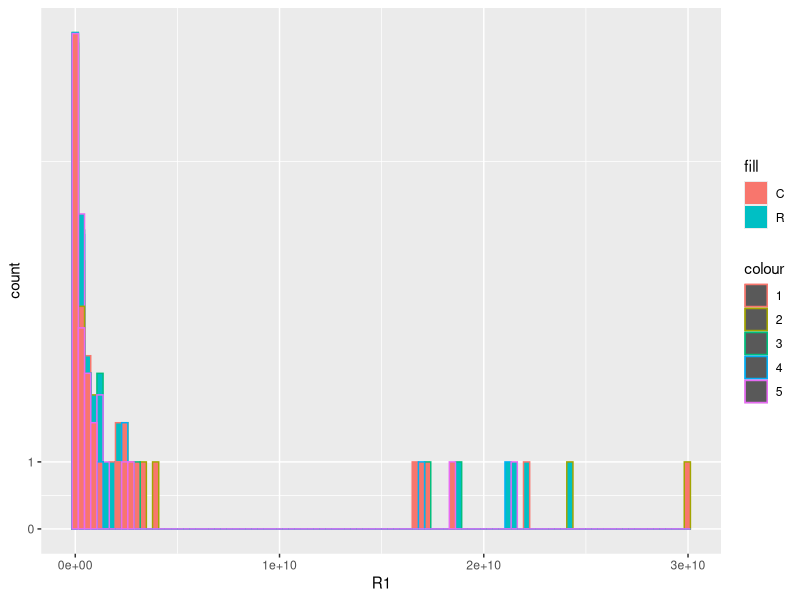

The R source for this figure: (Note: this script raises an error after producing the figure.)
# 
#  ggbiplot.r
#  
#  Copyright 2011 Vincent Q. Vu.
# 
#  This program is free software; you can redistribute it and/or
#  modify it under the terms of the GNU General Public License
#  as published by the Free Software Foundation; either version 2
#  of the License, or (at your option) any later version.
#  
#  This program is distributed in the hope that it will be useful,
#  but WITHOUT ANY WARRANTY; without even the implied warranty of
#  MERCHANTABILITY or FITNESS FOR A PARTICULAR PURPOSE.  See the
#  GNU General Public License for more details.
#  
#  You should have received a copy of the GNU General Public License
#  along with this program; if not, write to the Free Software
#  Foundation, Inc., 51 Franklin Street, Fifth Floor, Boston, MA  02110-1301, USA.
# 

#' Biplot for Principal Components using ggplot2
#'
#' @param pcobj           an object returned by prcomp() or princomp()
#' @param choices         which PCs to plot
#' @param scale           covariance biplot (scale = 1), form biplot (scale = 0). When scale = 1, the inner product between the variables approximates the covariance and the distance between the points approximates the Mahalanobis distance.
#' @param obs.scale       scale factor to apply to observations
#' @param var.scale       scale factor to apply to variables
#' @param pc.biplot       for compatibility with biplot.princomp()
#' @param groups          optional factor variable indicating the groups that the observations belong to. If provided the points will be colored according to groups
#' @param ellipse         draw a normal data ellipse for each group?
#' @param ellipse.prob    size of the ellipse in Normal probability
#' @param labels          optional vector of labels for the observations
#' @param labels.size     size of the text used for the labels
#' @param alpha           alpha transparency value for the points (0 = transparent, 1 = opaque)
#' @param circle          draw a correlation circle? (only applies when prcomp was called with scale = TRUE and when var.scale = 1)
#' @param var.axes        draw arrows for the variables?
#' @param varname.size    size of the text for variable names
#' @param varname.adjust  adjustment factor the placement of the variable names, >= 1 means farther from the arrow
#' @param varname.abbrev  whether or not to abbreviate the variable names
#'
#' @return                a ggplot2 plot
#' @export
#' @examples
#'   data(wine)
#'   wine.pca <- prcomp(wine, scale. = TRUE)
#'   print(ggbiplot(wine.pca, obs.scale = 1, var.scale = 1, groups = wine.class, ellipse = TRUE, circle = TRUE))
#'
ggbiplot <- function(pcobj, choices = 1:2, scale = 1, pc.biplot = TRUE, 
                     obs.scale = 1 - scale, var.scale = scale, 
                     groups = NULL, ellipse = FALSE, ellipse.prob = 0.68, 
                     labels = NULL, labels.size = 3, alpha = 1, 
                     var.axes = TRUE, 
                     circle = FALSE, circle.prob = 0.69, 
                     varname.size = 3, varname.adjust = 1.5, 
                     varname.abbrev = FALSE, ...)
{
  library(ggplot2)
  library(plyr)
  library(scales)
  library(grid)
  
  stopifnot(length(choices) == 2)
  
  # Recover the SVD
  if(inherits(pcobj, 'prcomp')){
    nobs.factor <- sqrt(nrow(pcobj$x) - 1)
    d <- pcobj$sdev
    u <- sweep(pcobj$x, 2, 1 / (d * nobs.factor), FUN = '*')
    v <- pcobj$rotation
  } else if(inherits(pcobj, 'princomp')) {
    nobs.factor <- sqrt(pcobj$n.obs)
    d <- pcobj$sdev
    u <- sweep(pcobj$scores, 2, 1 / (d * nobs.factor), FUN = '*')
    v <- pcobj$loadings
  } else if(inherits(pcobj, 'PCA')) {
    nobs.factor <- sqrt(nrow(pcobj$call$X))
    d <- unlist(sqrt(pcobj$eig)[1])
    u <- sweep(pcobj$ind$coord, 2, 1 / (d * nobs.factor), FUN = '*')
    v <- sweep(pcobj$var$coord,2,sqrt(pcobj$eig[1:ncol(pcobj$var$coord),1]),FUN="/")
  } else if(inherits(pcobj, "lda")) {
    nobs.factor <- sqrt(pcobj$N)
    d <- pcobj$svd
    u <- predict(pcobj)$x/nobs.factor
    v <- pcobj$scaling
    d.total <- sum(d^2)
  } else {
    stop('Expected a object of class prcomp, princomp, PCA, or lda')
  }
  
  # Scores
  choices <- pmin(choices, ncol(u))
  df.u <- as.data.frame(sweep(u[,choices], 2, d[choices]^obs.scale, FUN='*'))
  
  # Directions
  v <- sweep(v, 2, d^var.scale, FUN='*')
  df.v <- as.data.frame(v[, choices])
  
  names(df.u) <- c('xvar', 'yvar')
  names(df.v) <- names(df.u)
  
  if(pc.biplot) {
    df.u <- df.u * nobs.factor
  }
  
  # Scale the radius of the correlation circle so that it corresponds to 
  # a data ellipse for the standardized PC scores
  r <- sqrt(qchisq(circle.prob, df = 2)) * prod(colMeans(df.u^2))^(1/4)
  
  # Scale directions
  v.scale <- rowSums(v^2)
  df.v <- r * df.v / sqrt(max(v.scale))
  
  # Change the labels for the axes
  if(obs.scale == 0) {
    u.axis.labs <- paste('standardized PC', choices, sep='')
  } else {
    u.axis.labs <- paste('PC', choices, sep='')
  }
  
  # Append the proportion of explained variance to the axis labels
  u.axis.labs <- paste(u.axis.labs, 
                       sprintf('(%0.1f%% explained var.)', 
                               100 * pcobj$sdev[choices]^2/sum(pcobj$sdev^2)))
  
  # Score Labels
  if(!is.null(labels)) {
    df.u$labels <- labels
  }
  
  # Grouping variable
  if(!is.null(groups)) {
    df.u$groups <- groups
  }
  
  # Variable Names
  if(varname.abbrev) {
    df.v$varname <- abbreviate(rownames(v))
  } else {
    df.v$varname <- rownames(v)
  }
  
  # Variables for text label placement
  df.v$angle <- with(df.v, (180/pi) * atan(yvar / xvar))
  df.v$hjust = with(df.v, (1 - varname.adjust * sign(xvar)) / 2)
  
  # Base plot
  g <- ggplot(data = df.u, aes(x = xvar, y = yvar)) + 
    xlab(u.axis.labs[1]) + ylab(u.axis.labs[2]) + coord_equal()
  
  if(var.axes) {
    # Draw circle
    if(circle) 
    {
      theta <- c(seq(-pi, pi, length = 50), seq(pi, -pi, length = 50))
      circle <- data.frame(xvar = r * cos(theta), yvar = r * sin(theta))
      g <- g + geom_path(data = circle, color = muted('white'), 
                         size = 1/2, alpha = 1/3)
    }
    
    # Draw directions
    # g <- g +
    #   geom_segment(data = df.v,
    #                aes(x = 0, y = 0, xend = xvar, yend = yvar),
    #                arrow = arrow(length = unit(1/2, 'picas')), 
    #                color = muted('red'))
  }
  
  # Draw either labels or points
  if(!is.null(df.u$labels)) {
    if(!is.null(df.u$groups)) {
      g <- g + geom_text(aes(label = labels, color = groups), 
                         size = labels.size)
    } else {
      g <- g + geom_text(aes(label = labels), size = labels.size)      
    }
  } else {
    if(!is.null(df.u$groups)) {
      g <- g + geom_point(aes(color = groups), alpha = alpha)
    } else {
      g <- g + geom_point(alpha = alpha)      
    }
  }
  
  # Overlay a concentration ellipse if there are groups
  if(!is.null(df.u$groups) && ellipse) {
    theta <- c(seq(-pi, pi, length = 50), seq(pi, -pi, length = 50))
    circle <- cbind(cos(theta), sin(theta))
    
    ell <- ddply(df.u, 'groups', function(x) {
      if(nrow(x) <= 2) {
        return(NULL)
      }
      sigma <- var(cbind(x$xvar, x$yvar))
      mu <- c(mean(x$xvar), mean(x$yvar))
      ed <- sqrt(qchisq(ellipse.prob, df = 2))
      data.frame(sweep(circle %*% chol(sigma) * ed, 2, mu, FUN = '+'), 
                 groups = x$groups[1])
    })
    names(ell)[1:2] <- c('xvar', 'yvar')
    g <- g + geom_path(data = ell, aes(color = groups, group = groups))
  }
  
  # Label the variable axes
  # if(var.axes) {
  #   g <- g + 
  #     geom_text(data = df.v, 
  #               aes(label = varname, x = xvar, y = yvar, 
  #                   angle = angle, hjust = hjust), 
  #               color = 'darkred', size = varname.size)
  # }
  
  # if(var.axes) {
  #   g <- g +
  #     geom_point(data = df.v,
  #                color = 'darkred', size = 1)
  # }
  
  
  # Change the name of the legend for groups
  # if(!is.null(groups)) {
  #   g <- g + scale_color_brewer(name = deparse(substitute(groups)), 
  #                               palette = 'Dark2')
  # }
  
  # TODO: Add a second set of axes
  
  return(g)
}


##############################################################################

  
  # BV2 Proteomics
  
  ## Load data
  
library(plyr)
library(tidyverse)
protein_groups <- read_csv("Media_proteinGroups.csv")
protein_groups_lfq <- protein_groups %>%
  select(protein_ids = 'Majority protein IDs',
         R1 = 'LFQ intensity R1',
         R2 = 'LFQ intensity R2',
         R3 = 'LFQ intensity R3',
         R4 = 'LFQ intensity R4',
         R5 = 'LFQ intensity R5',
         C1 = 'LFQ intensity C1',
         C2 = 'LFQ intensity C2',
         C3 = 'LFQ intensity C3',
         C4 = 'LFQ intensity C4',
         C5 = 'LFQ intensity C5'
  )

protein_groups_iBAQ <- protein_groups %>%
  select(protein_ids = 'Majority protein IDs',
         R1 = 'iBAQ R1',
         R2 = 'iBAQ R2',
         R3 = 'iBAQ R3',
         R4 = 'iBAQ R4',
         R5 = 'iBAQ R5',
         C1 = 'iBAQ C1',
         C2 = 'iBAQ C2',
         C3 = 'iBAQ C3',
         C4 = 'iBAQ C4',
         C5 = 'iBAQ C5'
  )


## Check for negative binomial distribution

protein_groups_lfq %>%
  ggplot() +
  geom_histogram(aes(R1, fill = "R", color = "1"), bins = 100) +
  geom_histogram(aes(R2, fill = "R", color = "2"), bins = 100) +
  geom_histogram(aes(R3, fill = "R", color = "3"), bins = 100) +
  geom_histogram(aes(R4, fill = "R", color = "4"), bins = 100) +
  geom_histogram(aes(R5, fill = "R", color = "5"), bins = 100) +
  geom_histogram(aes(C1, fill = "C", color = "1"), bins = 100) +
  geom_histogram(aes(C2, fill = "C", color = "2"), bins = 100) +
  geom_histogram(aes(C3, fill = "C", color = "3"), bins = 100) +
  geom_histogram(aes(C4, fill = "C", color = "4"), bins = 100) +
  geom_histogram(aes(C5, fill = "C", color = "5"), bins = 100) +
  scale_y_continuous(trans = "log1p", breaks = c(0, 1, 1000, 2000, 4000, 6000))


#Create the initial **edgeR** object with all the values.

library(edgeR)
groups = c("R", "R", "R", "R", "R",
           "C", "C", "C", "C", "C") %>%
  factor(levels = c("R", "C")
  )
design = model.matrix(~0+groups)
contrasts = makeContrasts(
  H = groupsR - groupsC,
  levels = design
)
LFQ_edgeR <- DGEList(
  counts = protein_groups_lfq %>%
    mutate(protein_ids = make.unique(protein_ids)) %>%
    na.omit() %>%
    column_to_rownames("protein_ids"),
  group = c(1,1,1,1,1, 2,2,2,2,2)
)

#Filter out rows so that each row has at least 10 non-zero values.

LFQ_edgeR_10 <- LFQ_edgeR[ rowSums(cpm(LFQ_edgeR) == 0 ) <= (10 - 10) , ]
LFQ_edgeR_10 <- LFQ_edgeR_10 %>% calcNormFactors()
LFQ_edgeR_10 <- LFQ_edgeR_10 %>% estimateGLMCommonDisp(design = design)
## Following "decideTestsDGE(p.value = 0.10)" counts up, down, and unchanged genes (proteins) at 10% FDR
lrt_LFQ_10 <- glmLRT(glmFit(LFQ_edgeR_10, design), contrast = contrasts) %>% decideTestsDGE(p.value = 0.10) 
plotSmear(LFQ_edgeR_10, de.tags = rownames(lrt_LFQ_10)[lrt_LFQ_10 %>% as.logical()])

#Filter out rows so that each row has at least 8 non-zero values.

LFQ_edgeR_8 <- LFQ_edgeR[ rowSums(cpm(LFQ_edgeR) == 0 ) <= (10 - 8) , ]
LFQ_edgeR_8 <- LFQ_edgeR_8 %>% calcNormFactors()
LFQ_edgeR_8 <- LFQ_edgeR_8 %>% estimateGLMCommonDisp(design = design)
lrt_LFQ_8 <- glmLRT(glmFit(LFQ_edgeR_8, design), contrast = contrasts) %>% decideTestsDGE(p.value = 0.10)
plotSmear(LFQ_edgeR_8, de.tags = rownames(lrt_LFQ_8)[lrt_LFQ_8 %>% as.logical()])

#Filter out rows so that each row has at least 6 non-zero values.

LFQ_edgeR_6 <- LFQ_edgeR[ rowSums(cpm(LFQ_edgeR) == 0 ) <= (10 - 6) , ]
LFQ_edgeR_6 <- LFQ_edgeR_6 %>% calcNormFactors()
LFQ_edgeR_6 <- LFQ_edgeR_6 %>% estimateGLMCommonDisp(design = design)
lrt_LFQ_6 <- glmLRT(glmFit(LFQ_edgeR_6, design), contrast = contrasts) %>% decideTestsDGE(p.value = 0.10)
plotSmear(LFQ_edgeR_6, de.tags = rownames(lrt_LFQ_6)[lrt_LFQ_6 %>% as.logical()])

#Filter out rows so that each row has at least 4 non-zero values.

LFQ_edgeR_4 <- LFQ_edgeR[ rowSums(cpm(LFQ_edgeR) == 0 ) <= (10 - 4) , ]
LFQ_edgeR_4 <- LFQ_edgeR_4 %>% calcNormFactors()
LFQ_edgeR_4 <- LFQ_edgeR_4 %>% estimateGLMCommonDisp(design = design)
lrt_LFQ_4 <- glmLRT(glmFit(LFQ_edgeR_4, design), contrast = contrasts) %>% decideTestsDGE(p.value = 0.10)
plotSmear(LFQ_edgeR_4, de.tags = rownames(lrt_LFQ_4)[lrt_LFQ_4 %>% as.logical()])

#Filter out rows so that each row has at least 2 non-zero values.

LFQ_edgeR_2 <- LFQ_edgeR[ rowSums(cpm(LFQ_edgeR) == 0 ) <= (10 - 2) , ]
LFQ_edgeR_2 <- LFQ_edgeR_2 %>% calcNormFactors()
LFQ_edgeR_2 <- LFQ_edgeR_2 %>% estimateGLMCommonDisp(design = design)
lrt_LFQ_2 <- glmLRT(glmFit(LFQ_edgeR_2, design), contrast = contrasts) %>% decideTestsDGE(p.value = 0.10)
plotSmear(LFQ_edgeR_2, de.tags = rownames(lrt_LFQ_2)[lrt_LFQ_2 %>% as.logical()])

#Filter out rows so that each row has at least 1 non-zero values.

LFQ_edgeR_1 <- LFQ_edgeR[ rowSums(cpm(LFQ_edgeR) == 0 ) <= (10 - 1) , ]
LFQ_edgeR_1 <- LFQ_edgeR_1 %>% calcNormFactors()
LFQ_edgeR_1 <- LFQ_edgeR_1 %>% estimateGLMCommonDisp(design = design)
lrt_LFQ_1 <- glmLRT(glmFit(LFQ_edgeR_1, design), contrast = contrasts) %>% decideTestsDGE(p.value = 0.10)
plotSmear(LFQ_edgeR_1, de.tags = rownames(lrt_LFQ_1)[lrt_LFQ_1 %>% as.logical()])

## Make plots

make_pca_plot <- function(tp, tp_edger, ellipse = T) {
  tp %>%
    na.omit %>%
    filter(protein_ids %in% tp_edger) %>%
    mutate(protein_ids = abbreviate(protein_ids, minlength = 9)) %>%
    column_to_rownames("protein_ids") %>%
    as.matrix() %>%
    t %>%
    prcomp(center = T, scale = T) %>%
    ggbiplot( labels = c("R1", "R2", "R3", "R4", "R5","C1", "C2", "C3", "C4", "C5"),
              groups = c("R", "R", "R", "R", "R","C", "C", "C", "C", "C"),
              ellipse = ellipse) +
    theme_classic()
}
make_heatmap <- function(tp, tp_edger, ellipse = T) {
  tp %>%
    na.omit %>%
    filter(protein_ids %in% tp_edger) %>%
    mutate(protein_ids = abbreviate(protein_ids, minlength = 9)) %>%
    mutate_if(is.numeric, log1p) %>%
    column_to_rownames("protein_ids") %>%
    as.matrix() %>%
    pheatmap::pheatmap()
}
protein_groups_lfq %>%
  make_pca_plot(tp_edger = rownames(lrt_LFQ_10)[as.logical(lrt_LFQ_10)]) +
  ggtitle("At least 10 non-zero columns")
protein_groups_lfq %>%
  make_pca_plot(tp_edger = rownames(lrt_LFQ_8)[as.logical(lrt_LFQ_8)]) +
  ggtitle("At least 8 non-zero columns")
protein_groups_lfq %>%
  make_pca_plot(tp_edger = rownames(lrt_LFQ_6)[as.logical(lrt_LFQ_6)]) +
  ggtitle("At least 6 non-zero columns")
protein_groups_lfq %>%
  make_pca_plot(tp_edger = rownames(lrt_LFQ_4)[as.logical(lrt_LFQ_4)]) +
  ggtitle("At least 4 non-zero columns")
protein_groups_lfq %>%
  make_pca_plot(tp_edger = rownames(lrt_LFQ_2)[as.logical(lrt_LFQ_2)]) +
  ggtitle("At least 2 non-zero columns")
protein_groups_lfq %>%
  make_pca_plot(tp_edger = rownames(lrt_LFQ_1)[as.logical(lrt_LFQ_1)]) +
  ggtitle("At least 1 non-zero columns")



#Make a table for the column 10 or more.

table_LFQ_edgeR_10 <- (glmLRT(glmFit(LFQ_edgeR_10, design), contrast = contrasts) %>%
                        topTags(n=5000))$table %>%
  rownames_to_column("Majority protein IDs") %>%
  as_tibble() %>%
  merge(protein_groups %>%
          mutate(`Majority protein IDs` =
                   make.unique(`Majority protein IDs`))) %>%
  as_tibble() %>%
  arrange(FDR)

write.table(table_LFQ_edgeR_10 , file = "10x_full.csv", sep = ",", row.names = FALSE)


#Make a table for the column 8 or more.

table_LFQ_edgeR_8 <- (glmLRT(glmFit(LFQ_edgeR_8, design), contrast = contrasts) %>%
                         topTags(n=5000))$table %>%
  rownames_to_column("Majority protein IDs") %>%
  as_tibble() %>%
  merge(protein_groups %>%
          mutate(`Majority protein IDs` =
                   make.unique(`Majority protein IDs`))) %>%
  as_tibble() %>%
  arrange(FDR)

write.table(table_LFQ_edgeR_8 , file = "8x_full.csv", sep = ",", row.names = FALSE)


#Make a table for the column 6 or more.

table_LFQ_edgeR_6 <- (glmLRT(glmFit(LFQ_edgeR_6, design), contrast = contrasts) %>%
                        topTags(n=5000))$table %>%
  rownames_to_column("Majority protein IDs") %>%
  as_tibble() %>%
  merge(protein_groups %>%
          mutate(`Majority protein IDs` =
                   make.unique(`Majority protein IDs`))) %>%
  as_tibble() %>%
  arrange(FDR)

write.table(table_LFQ_edgeR_6 , file = "6x_full.csv", sep = ",", row.names = FALSE)


#Make a table for the column 4 or more.

table_LFQ_edgeR_4 <- (glmLRT(glmFit(LFQ_edgeR_4, design), contrast = contrasts) %>%
                        topTags(n=5000))$table %>%
  rownames_to_column("Majority protein IDs") %>%
  as_tibble() %>%
  merge(protein_groups %>%
          mutate(`Majority protein IDs` =
                   make.unique(`Majority protein IDs`))) %>%
  as_tibble() %>%
  arrange(FDR)

write.table(table_LFQ_edgeR_4 , file = "4x_full.csv", sep = ",", row.names = FALSE)



#Make a table for the column 2 or more.

table_LFQ_edgeR_2 <- (glmLRT(glmFit(LFQ_edgeR_2, design), contrast = contrasts) %>%
                        topTags(n=5000))$table %>%
  rownames_to_column("Majority protein IDs") %>%
  as_tibble() %>%
  merge(protein_groups %>%
          mutate(`Majority protein IDs` =
                   make.unique(`Majority protein IDs`))) %>%
  as_tibble() %>%
  arrange(FDR)

write.table(table_LFQ_edgeR_2 , file = "2x_full.csv", sep = ",", row.names = FALSE)


#Make a table for the column 1 or more.

table_LFQ_edgeR_1 <- (glmLRT(glmFit(LFQ_edgeR_1, design), contrast = contrasts) %>%
                        topTags(n=5000))$table %>%
  rownames_to_column("Majority protein IDs") %>%
  as_tibble() %>%
  merge(protein_groups %>%
          mutate(`Majority protein IDs` =
                   make.unique(`Majority protein IDs`))) %>%
  as_tibble() %>%
  arrange(FDR)

write.table(table_LFQ_edgeR_1 , file = "1x_full.csv", sep = ",", row.names = FALSE)
